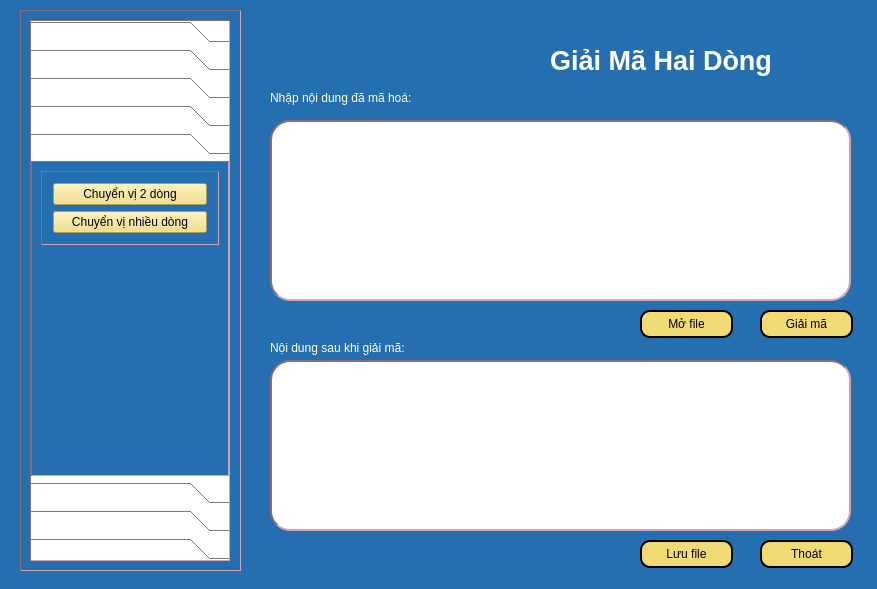
<?xml version="1.0" encoding="UTF-8"?>
<ui version="4.0">
 <class>Dialog</class>
 <widget class="QDialog" name="Dialog">
  <property name="geometry">
   <rect>
    <x>0</x>
    <y>0</y>
    <width>877</width>
    <height>589</height>
   </rect>
  </property>
  <property name="windowTitle">
   <string>Dialog</string>
  </property>
  <property name="styleSheet">
   <string notr="true">background-color:rgb(37, 111, 176);
color:white;</string>
  </property>
  <widget class="QPushButton" name="btnSaveFile">
   <property name="geometry">
    <rect>
     <x>640</x>
     <y>540</y>
     <width>93</width>
     <height>28</height>
    </rect>
   </property>
   <property name="styleSheet">
    <string notr="true">background-color: rgb(242, 219, 116);
border-radius: 10px;
border: 2px solid black;
color:black;</string>
   </property>
   <property name="text">
    <string>Lưu file</string>
   </property>
   <property name="icon">
    <iconset>
     <normaloff>../Icon/icons8-save-file-64.png</normaloff>../Icon/icons8-save-file-64.png</iconset>
   </property>
  </widget>
  <widget class="QLabel" name="label_4">
   <property name="geometry">
    <rect>
     <x>270</x>
     <y>340</y>
     <width>181</width>
     <height>16</height>
    </rect>
   </property>
   <property name="text">
    <string>Nội dung sau khi giải mã:</string>
   </property>
  </widget>
  <widget class="QPushButton" name="btnOpenFile">
   <property name="geometry">
    <rect>
     <x>640</x>
     <y>310</y>
     <width>93</width>
     <height>28</height>
    </rect>
   </property>
   <property name="styleSheet">
    <string notr="true">background-color: rgb(242, 219, 116);
border-radius: 10px;
border: 2px solid black;
color:black;</string>
   </property>
   <property name="text">
    <string>Mở file</string>
   </property>
   <property name="icon">
    <iconset>
     <normaloff>../Icon/icons8-open-file-40.png</normaloff>../Icon/icons8-open-file-40.png</iconset>
   </property>
  </widget>
  <widget class="QLabel" name="label_2">
   <property name="geometry">
    <rect>
     <x>270</x>
     <y>90</y>
     <width>181</width>
     <height>16</height>
    </rect>
   </property>
   <property name="text">
    <string>Nhập nội dung đã mã hoá:</string>
   </property>
  </widget>
  <widget class="QPushButton" name="btnGiaiMa">
   <property name="geometry">
    <rect>
     <x>760</x>
     <y>310</y>
     <width>93</width>
     <height>28</height>
    </rect>
   </property>
   <property name="styleSheet">
    <string notr="true">background-color: rgb(242, 219, 116);
border-radius: 10px;
border: 2px solid black;
color:black;</string>
   </property>
   <property name="text">
    <string>Giải mã</string>
   </property>
   <property name="icon">
    <iconset>
     <normaloff>../Icon/icons8-encode-32.png</normaloff>../Icon/icons8-encode-32.png</iconset>
   </property>
  </widget>
  <widget class="QLabel" name="label">
   <property name="geometry">
    <rect>
     <x>550</x>
     <y>20</y>
     <width>281</width>
     <height>81</height>
    </rect>
   </property>
   <property name="font">
    <font>
     <pointsize>20</pointsize>
     <weight>75</weight>
     <bold>true</bold>
    </font>
   </property>
   <property name="autoFillBackground">
    <bool>false</bool>
   </property>
   <property name="text">
    <string>Giải Mã Hai Dòng</string>
   </property>
   <property name="textFormat">
    <enum>Qt::PlainText</enum>
   </property>
  </widget>
  <widget class="QTextEdit" name="txtVanBanGoc">
   <property name="geometry">
    <rect>
     <x>270</x>
     <y>360</y>
     <width>581</width>
     <height>171</height>
    </rect>
   </property>
   <property name="styleSheet">
    <string notr="true">background-color: white;
border: 2px inset #8b6f78;
border-radius:20px;
color:black;</string>
   </property>
  </widget>
  <widget class="QTextEdit" name="txtCiphertext">
   <property name="geometry">
    <rect>
     <x>270</x>
     <y>120</y>
     <width>581</width>
     <height>181</height>
    </rect>
   </property>
   <property name="styleSheet">
    <string notr="true">background-color: white;
border: 2px inset #8b6f78;
border-radius:20px;
color:black;</string>
   </property>
  </widget>
  <widget class="QPushButton" name="btnClose">
   <property name="geometry">
    <rect>
     <x>760</x>
     <y>540</y>
     <width>93</width>
     <height>28</height>
    </rect>
   </property>
   <property name="styleSheet">
    <string notr="true">background-color: rgb(242, 219, 116);
border-radius: 10px;
border: 2px solid black;
color:black;</string>
   </property>
   <property name="text">
    <string>Thoát</string>
   </property>
   <property name="icon">
    <iconset>
     <normaloff>../Icon/icons8-exit-50.png</normaloff>../Icon/icons8-exit-50.png</iconset>
   </property>
  </widget>
  <widget class="QFrame" name="frame">
   <property name="geometry">
    <rect>
     <x>20</x>
     <y>10</y>
     <width>221</width>
     <height>561</height>
    </rect>
   </property>
   <property name="styleSheet">
    <string notr="true">QFrame {
  border-width: 1px;
  border: 1px inset #8b6f78;
}</string>
   </property>
   <property name="frameShape">
    <enum>QFrame::StyledPanel</enum>
   </property>
   <property name="frameShadow">
    <enum>QFrame::Raised</enum>
   </property>
   <layout class="QVBoxLayout" name="verticalLayout_8">
    <item>
     <widget class="QToolBox" name="toolBox">
      <property name="enabled">
       <bool>true</bool>
      </property>
      <property name="sizePolicy">
       <sizepolicy hsizetype="Preferred" vsizetype="Preferred">
        <horstretch>0</horstretch>
        <verstretch>0</verstretch>
       </sizepolicy>
      </property>
      <property name="maximumSize">
       <size>
        <width>200</width>
        <height>16777215</height>
       </size>
      </property>
      <property name="layoutDirection">
       <enum>Qt::LeftToRight</enum>
      </property>
      <property name="styleSheet">
       <string notr="true">QPushButton {
  background-color: #FFC4D0;
}
QToolBox {
 background-color: #FFFFFF;;
  color: #EEEEEE;
}</string>
      </property>
      <property name="currentIndex">
       <number>4</number>
      </property>
      <widget class="QWidget" name="page">
       <property name="geometry">
        <rect>
         <x>0</x>
         <y>0</y>
         <width>196</width>
         <height>367</height>
        </rect>
       </property>
       <attribute name="label">
        <string>Mã hóa chuyển vị</string>
       </attribute>
       <layout class="QVBoxLayout" name="verticalLayout_3">
        <item alignment="Qt::AlignTop">
         <widget class="QFrame" name="frame_6">
          <property name="frameShape">
           <enum>QFrame::StyledPanel</enum>
          </property>
          <property name="frameShadow">
           <enum>QFrame::Raised</enum>
          </property>
          <layout class="QVBoxLayout" name="verticalLayout_5">
           <property name="leftMargin">
            <number>11</number>
           </property>
           <property name="topMargin">
            <number>11</number>
           </property>
           <property name="rightMargin">
            <number>11</number>
           </property>
           <property name="bottomMargin">
            <number>11</number>
           </property>
           <item>
            <widget class="QPushButton" name="actionHai_dong_MaHoa">
             <property name="styleSheet">
              <string notr="true">background-color: rgb(242, 219, 116);
color:black;</string>
             </property>
             <property name="text">
              <string>Chuyển vị hai dòng</string>
             </property>
            </widget>
           </item>
           <item>
            <widget class="QPushButton" name="actionNhieu_dong_MaHoa">
             <property name="styleSheet">
              <string notr="true">background-color: rgb(242, 219, 116);
color:black;</string>
             </property>
             <property name="text">
              <string>Chuyển vị nhiều dòng</string>
             </property>
            </widget>
           </item>
          </layout>
         </widget>
        </item>
       </layout>
      </widget>
      <widget class="QWidget" name="page_2">
       <property name="geometry">
        <rect>
         <x>0</x>
         <y>0</y>
         <width>196</width>
         <height>367</height>
        </rect>
       </property>
       <attribute name="label">
        <string>Mã hóa thay thế</string>
       </attribute>
       <layout class="QVBoxLayout" name="verticalLayout_4">
        <item alignment="Qt::AlignTop">
         <widget class="QFrame" name="frame_10">
          <property name="frameShape">
           <enum>QFrame::StyledPanel</enum>
          </property>
          <property name="frameShadow">
           <enum>QFrame::Raised</enum>
          </property>
          <layout class="QVBoxLayout" name="verticalLayout_6">
           <item>
            <widget class="QPushButton" name="actionCeasar_MaHoa">
             <property name="styleSheet">
              <string notr="true">background-color: rgb(242, 219, 116);
color:black;</string>
             </property>
             <property name="text">
              <string>Ceasar</string>
             </property>
            </widget>
           </item>
           <item>
            <widget class="QPushButton" name="actionVignere_MaHoa">
             <property name="styleSheet">
              <string notr="true">background-color: rgb(242, 219, 116);
color:black;</string>
             </property>
             <property name="text">
              <string>Vignere</string>
             </property>
            </widget>
           </item>
           <item>
            <widget class="QPushButton" name="actionBelasco_MaHoa">
             <property name="styleSheet">
              <string notr="true">background-color: rgb(242, 219, 116);
color:black;</string>
             </property>
             <property name="text">
              <string>Belasco</string>
             </property>
            </widget>
           </item>
           <item>
            <widget class="QPushButton" name="actionTrithemius_MaHoa">
             <property name="styleSheet">
              <string notr="true">background-color: rgb(242, 219, 116);
color:black;</string>
             </property>
             <property name="text">
              <string>Trithemius</string>
             </property>
            </widget>
           </item>
          </layout>
         </widget>
        </item>
       </layout>
      </widget>
      <widget class="QWidget" name="page_3">
       <property name="geometry">
        <rect>
         <x>0</x>
         <y>0</y>
         <width>196</width>
         <height>367</height>
        </rect>
       </property>
       <attribute name="label">
        <string>Mã hóa XOR</string>
       </attribute>
       <layout class="QVBoxLayout" name="verticalLayout_7">
        <item alignment="Qt::AlignTop">
         <widget class="QFrame" name="frame_11">
          <property name="frameShape">
           <enum>QFrame::StyledPanel</enum>
          </property>
          <property name="frameShadow">
           <enum>QFrame::Raised</enum>
          </property>
          <layout class="QVBoxLayout" name="verticalLayout_9">
           <item>
            <widget class="QPushButton" name="actionXORCeasar_MaHoa">
             <property name="styleSheet">
              <string notr="true">background-color: rgb(242, 219, 116);
color:black;</string>
             </property>
             <property name="text">
              <string>Ceasar</string>
             </property>
            </widget>
           </item>
           <item>
            <widget class="QPushButton" name="actionXORVignere_MaHoa">
             <property name="styleSheet">
              <string notr="true">background-color: rgb(242, 219, 116);
color:black;</string>
             </property>
             <property name="text">
              <string>Vignere</string>
             </property>
            </widget>
           </item>
           <item>
            <widget class="QPushButton" name="actionXORBelasco_MaHoa">
             <property name="styleSheet">
              <string notr="true">background-color: rgb(242, 219, 116);
color:black;</string>
             </property>
             <property name="text">
              <string>Belasco</string>
             </property>
            </widget>
           </item>
           <item>
            <widget class="QPushButton" name="actionXORTrithemius_MaHoa">
             <property name="styleSheet">
              <string notr="true">background-color: rgb(242, 219, 116);
color:black;</string>
             </property>
             <property name="text">
              <string>Trithemius</string>
             </property>
            </widget>
           </item>
          </layout>
         </widget>
        </item>
       </layout>
      </widget>
      <widget class="QWidget" name="page_4">
       <property name="geometry">
        <rect>
         <x>0</x>
         <y>0</y>
         <width>196</width>
         <height>367</height>
        </rect>
       </property>
       <attribute name="label">
        <string>Mã hóa hiện đại</string>
       </attribute>
       <layout class="QVBoxLayout" name="verticalLayout_11">
        <item alignment="Qt::AlignTop">
         <widget class="QFrame" name="frame_12">
          <property name="frameShape">
           <enum>QFrame::StyledPanel</enum>
          </property>
          <property name="frameShadow">
           <enum>QFrame::Raised</enum>
          </property>
          <layout class="QVBoxLayout" name="verticalLayout_10">
           <item>
            <widget class="QPushButton" name="actionDES_MaHoa">
             <property name="styleSheet">
              <string notr="true">background-color: rgb(242, 219, 116);
color:black;</string>
             </property>
             <property name="text">
              <string>SDES</string>
             </property>
            </widget>
           </item>
           <item>
            <widget class="QPushButton" name="actionAES_MaHoa">
             <property name="styleSheet">
              <string notr="true">background-color: rgb(242, 219, 116);
color:black;</string>
             </property>
             <property name="text">
              <string>AES</string>
             </property>
            </widget>
           </item>
           <item>
            <widget class="QPushButton" name="actionRSA_MaHoa">
             <property name="styleSheet">
              <string notr="true">background-color: rgb(242, 219, 116);
color:black;</string>
             </property>
             <property name="text">
              <string>RSA</string>
             </property>
            </widget>
           </item>
          </layout>
         </widget>
        </item>
       </layout>
      </widget>
      <widget class="QWidget" name="page_5">
       <property name="geometry">
        <rect>
         <x>0</x>
         <y>0</y>
         <width>196</width>
         <height>367</height>
        </rect>
       </property>
       <attribute name="label">
        <string>Giải mã chuyển vị</string>
       </attribute>
       <layout class="QVBoxLayout" name="verticalLayout_18">
        <item alignment="Qt::AlignTop">
         <widget class="QFrame" name="frame_13">
          <property name="frameShape">
           <enum>QFrame::StyledPanel</enum>
          </property>
          <property name="frameShadow">
           <enum>QFrame::Raised</enum>
          </property>
          <layout class="QVBoxLayout" name="verticalLayout_19">
           <property name="leftMargin">
            <number>11</number>
           </property>
           <property name="topMargin">
            <number>11</number>
           </property>
           <property name="rightMargin">
            <number>11</number>
           </property>
           <property name="bottomMargin">
            <number>11</number>
           </property>
           <item>
            <widget class="QPushButton" name="actionHai_dong_GiaiMa">
             <property name="styleSheet">
              <string notr="true">background-color: rgb(242, 219, 116);
color:black;</string>
             </property>
             <property name="text">
              <string>Chuyển vị 2 dòng</string>
             </property>
            </widget>
           </item>
           <item>
            <widget class="QPushButton" name="actionNhieu_dong_GiaiMa">
             <property name="styleSheet">
              <string notr="true">background-color: rgb(242, 219, 116);
color:black;</string>
             </property>
             <property name="text">
              <string>Chuyển vị nhiều dòng</string>
             </property>
            </widget>
           </item>
          </layout>
         </widget>
        </item>
       </layout>
      </widget>
      <widget class="QWidget" name="page_6">
       <property name="geometry">
        <rect>
         <x>0</x>
         <y>0</y>
         <width>196</width>
         <height>367</height>
        </rect>
       </property>
       <attribute name="label">
        <string>Giải mã thay thế</string>
       </attribute>
       <layout class="QVBoxLayout" name="verticalLayout_20">
        <item alignment="Qt::AlignTop">
         <widget class="QFrame" name="frame_18">
          <property name="frameShape">
           <enum>QFrame::StyledPanel</enum>
          </property>
          <property name="frameShadow">
           <enum>QFrame::Raised</enum>
          </property>
          <layout class="QVBoxLayout" name="verticalLayout_21">
           <property name="leftMargin">
            <number>11</number>
           </property>
           <property name="topMargin">
            <number>11</number>
           </property>
           <property name="rightMargin">
            <number>11</number>
           </property>
           <property name="bottomMargin">
            <number>11</number>
           </property>
           <item>
            <widget class="QPushButton" name="actionCeasar_GiaiMa">
             <property name="styleSheet">
              <string notr="true">background-color: rgb(242, 219, 116);
color:black;</string>
             </property>
             <property name="text">
              <string>Ceasar</string>
             </property>
            </widget>
           </item>
           <item>
            <widget class="QPushButton" name="actionVignere_GiaiMa">
             <property name="styleSheet">
              <string notr="true">background-color: rgb(242, 219, 116);
color:black;</string>
             </property>
             <property name="text">
              <string>Vignere</string>
             </property>
            </widget>
           </item>
           <item>
            <widget class="QPushButton" name="actionBelasco_GiaiMa">
             <property name="styleSheet">
              <string notr="true">background-color: rgb(242, 219, 116);
color:black;</string>
             </property>
             <property name="text">
              <string>Belasco</string>
             </property>
            </widget>
           </item>
           <item>
            <widget class="QPushButton" name="actionTrithemius_GiaiMa">
             <property name="styleSheet">
              <string notr="true">background-color: rgb(242, 219, 116);
color:black;</string>
             </property>
             <property name="text">
              <string>Trithemius</string>
             </property>
            </widget>
           </item>
          </layout>
         </widget>
        </item>
       </layout>
      </widget>
      <widget class="QWidget" name="page_7">
       <property name="geometry">
        <rect>
         <x>0</x>
         <y>0</y>
         <width>196</width>
         <height>367</height>
        </rect>
       </property>
       <attribute name="label">
        <string>Giải mã XOR</string>
       </attribute>
       <layout class="QVBoxLayout" name="verticalLayout_22">
        <item alignment="Qt::AlignTop">
         <widget class="QFrame" name="frame_19">
          <property name="frameShape">
           <enum>QFrame::StyledPanel</enum>
          </property>
          <property name="frameShadow">
           <enum>QFrame::Raised</enum>
          </property>
          <layout class="QVBoxLayout" name="verticalLayout_23">
           <property name="leftMargin">
            <number>11</number>
           </property>
           <property name="topMargin">
            <number>11</number>
           </property>
           <property name="rightMargin">
            <number>11</number>
           </property>
           <property name="bottomMargin">
            <number>11</number>
           </property>
           <item>
            <widget class="QPushButton" name="actionXORCeasar_GiaiMa">
             <property name="styleSheet">
              <string notr="true">background-color: rgb(242, 219, 116);
color:black;</string>
             </property>
             <property name="text">
              <string>Ceasar</string>
             </property>
            </widget>
           </item>
           <item>
            <widget class="QPushButton" name="actionXORVignere_GiaiMa">
             <property name="styleSheet">
              <string notr="true">background-color: rgb(242, 219, 116);
color:black;</string>
             </property>
             <property name="text">
              <string>Vignere</string>
             </property>
            </widget>
           </item>
           <item>
            <widget class="QPushButton" name="actionXORBelasco_GiaiMa">
             <property name="styleSheet">
              <string notr="true">background-color: rgb(242, 219, 116);
color:black;</string>
             </property>
             <property name="text">
              <string>Belasco</string>
             </property>
            </widget>
           </item>
           <item>
            <widget class="QPushButton" name="actionXORTrithemius_GiaiMa">
             <property name="styleSheet">
              <string notr="true">background-color: rgb(242, 219, 116);
color:black;</string>
             </property>
             <property name="text">
              <string>Trithemius</string>
             </property>
            </widget>
           </item>
          </layout>
         </widget>
        </item>
       </layout>
      </widget>
      <widget class="QWidget" name="page_8">
       <property name="geometry">
        <rect>
         <x>0</x>
         <y>0</y>
         <width>196</width>
         <height>367</height>
        </rect>
       </property>
       <attribute name="label">
        <string>Giải mã hiện đại</string>
       </attribute>
       <layout class="QVBoxLayout" name="verticalLayout_24">
        <item alignment="Qt::AlignTop">
         <widget class="QFrame" name="frame_20">
          <property name="frameShape">
           <enum>QFrame::StyledPanel</enum>
          </property>
          <property name="frameShadow">
           <enum>QFrame::Raised</enum>
          </property>
          <layout class="QVBoxLayout" name="verticalLayout_25">
           <item>
            <widget class="QPushButton" name="actionDES_GiaiMa">
             <property name="styleSheet">
              <string notr="true">background-color: rgb(242, 219, 116);
color:black;</string>
             </property>
             <property name="text">
              <string>SDES</string>
             </property>
            </widget>
           </item>
           <item>
            <widget class="QPushButton" name="actionAES_GiaiMa">
             <property name="styleSheet">
              <string notr="true">background-color: rgb(242, 219, 116);
color:black;</string>
             </property>
             <property name="text">
              <string>AES</string>
             </property>
            </widget>
           </item>
           <item>
            <widget class="QPushButton" name="actionRSA_GiaiMa">
             <property name="styleSheet">
              <string notr="true">background-color: rgb(242, 219, 116);
color:black;</string>
             </property>
             <property name="text">
              <string>RSA</string>
             </property>
            </widget>
           </item>
          </layout>
         </widget>
        </item>
       </layout>
      </widget>
     </widget>
    </item>
   </layout>
  </widget>
 </widget>
 <resources/>
 <connections/>
</ui>
